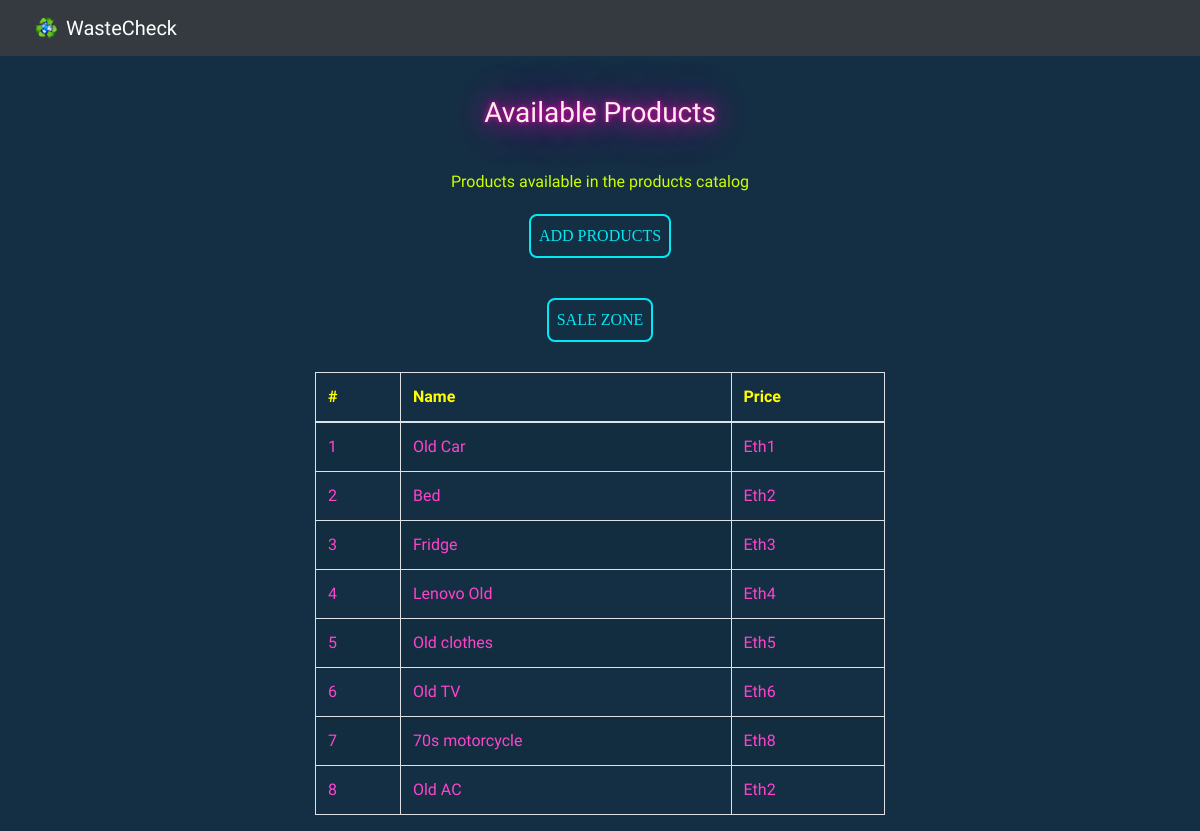
The page /admin on the database its author committed.
### app.py (models this page shows)
class Product(db.Model):
    id = db.Column(db.Integer, primary_key=True)
    name = db.Column(db.String(50), unique=True)
    price = db.Column(db.Integer) #in cents
    accid = db.Column(db.String(50))
    description = db.Column(db.String(500))
    image = db.Column(db.String(100))

### app.py (the view)
@app.route('/admin', methods=['GET'])
def admin():
    products = Product.query.all()
    return render_template('admin/index.html', products=products)

### templates/admin/index.html (shortened to what this page needs)
<!DOCTYPE html>
<html lang="en">
<head>
    <link rel="stylesheet" href="https://maxcdn.bootstrapcdn.com/bootstrap/4.5.2/css/bootstrap.min.css">
    <link rel= "stylesheet" type= "text/css" href= "{{ url_for('static',filename='css/style.css') }}"/>
    <link rel= "stylesheet" type= "text/css" href= "{{ url_for('static',filename='css/responsive.css') }}"/>
</head>
<body>
    <nav class="navbar navbar-dark bg-dark" id="nav-title">
        <div class="container-fluid">
          <a class="navbar-brand" href="../">
            <img src="/static/img/logo.png" alt="" width="30" height="24" class="d-inline-block align-text-top" >
            WasteCheck
          </a>
        </div>
      </nav>
<div class="admin">
    <div class="col-lg-6 pad">
        <div class="panel panel-default">
            <div class="panel-heading">
                <h3 class="panel-title" href='try'>Available Products</h3>
            </div>
            <div class="panel-body">
                Products available in the products catalog
                <a href="admin/add" class="know-more" id="dashboard">ADD PRODUCTS</a>
                <a href="try" class="know-more" id="dashboard">SALE ZONE</a>
            </div>
            <div class="table-responsive">
                <table class="table table-striped table-bordered">
                    <thead>
                        <tr class="table-heading">
                            <th>#</th><th>Name</th><th>Price</th>
                        </tr>
                    </thead>
                    <tbody>
                        {% for product in products %}
                        <tr>
                            <td>{{ product.id }}</td>
                            <td>{{ product.name }}</td>
                            <td>Eth{{ product.price}}</td>
                        </tr>
                        {% endfor %}
                    </tbody>
                </table>
            </div>
        </div>
    </div>
</div>
</body>
</html>

### static/css/style.css (style rules this page uses)
* { margin: 0; padding: 0; font-family: 'Mochiy Pop P One', sans-serif; box-sizing: border-box; }
body { background-color: rgb(20, 47, 67); }
#nav-title { color:#ccff00; }
.know-more { font-family: 'consolas'; margin:10px 0; text-decoration: none; color:#03e9f4; transition: 0.5s; padding:8px; border:2px solid #03e9f4; border-radius: 8px; }
.container-fluid { color:white; font-family: 'Lucida Sans', 'Lucida Sans Regular', 'Lucida Grande', 'Lucida Sans Unicode', Geneva, Verdana, sans-serif; }
#dashboard { text-decoration: none; margin:20px 0; }
.panel-title { color: rgb(255, 237, 237); text-shadow: 0 0 5px #f403b8, 0 0 25px #f403b8, 0 0 50px #f403b8; margin: 40px 0; text-align: center; }
.admin { display:flex; flex-direction: column; justify-content: center; align-items: center; }
.panel-body { color:#ccff00; text-align: center; margin:10px 0; display: flex; flex-direction: column; justify-content: center; align-items: center; }
.table { color:#ff44cc }
.table-heading { color:yellow; }

### rows shown on the page
Product: id "1", name "Old Car", price "1"
Product: id "2", name "Bed", price "2"
Product: id "3", name "Fridge", price "3"
Product: id "4", name "Lenovo Old", price "4"
Product: id "5", name "Old clothes", price "5"
Product: id "6", name "Old TV", price "6"
Product: id "7", name "70s motorcycle", price "8"
Product: id "8", name "Old AC", price "2"
